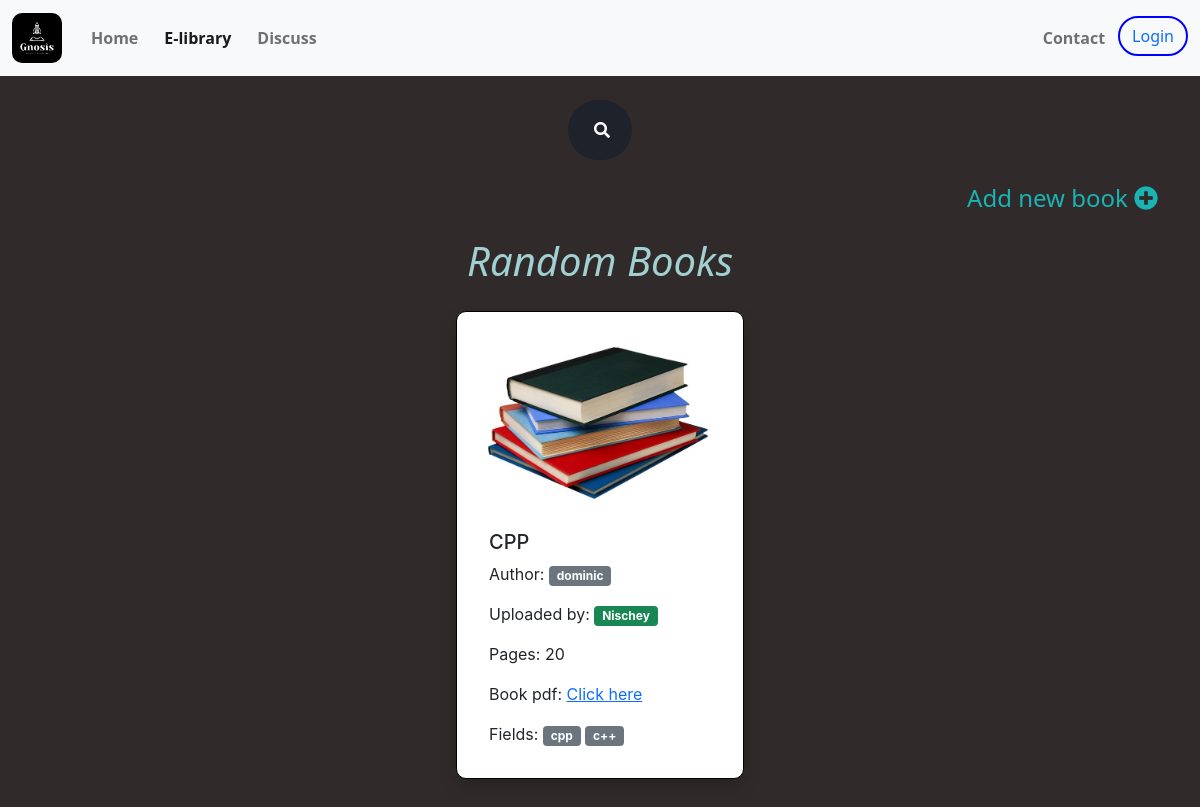
Page /all-books on the earlier database version.
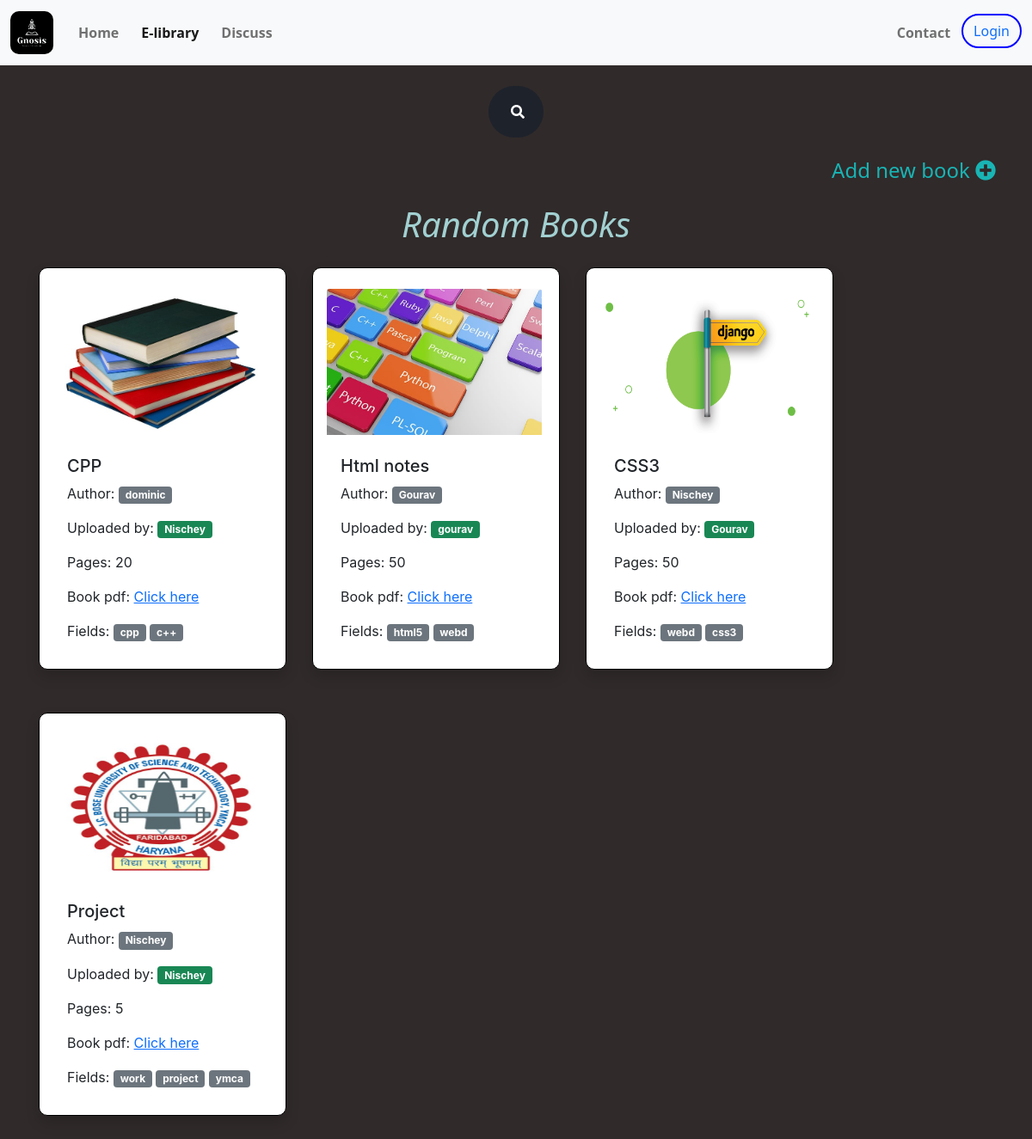
Same page on the later database version.
### mainapp/models.py (models this page shows, shortened)
class book(models.Model):
    name        = models.CharField(max_length = 200)
    author      = models.CharField( max_length = 100 )
    uploaded_by = models.ForeignKey( 'appuser' , on_delete = models.CASCADE)
    thumbnail   = models.ImageField(upload_to = "thumbnail/" , default = 'default_thumbnail.jpg')
    bookpdf     = models.FileField(upload_to= "book/")
    no_of_pages = models.IntegerField()
    tags        = TaggableManager()

class appuser(models.Model):
    username    = models.CharField(max_length=15)
    name        = models.CharField(max_length=15)
    email       = models.EmailField()
    slug        = models.SlugField()
    userimage   = models.ImageField(upload_to = "userimage/",default='default_profile.jpg')
    tags        = TaggableManager()
    def __str__(self):
        return self.name

### mainapp/views.py (the view, shortened to what this page needs)
# urls.py: path('all-books',       views.all_books,    name = "all_books"),
def all_books(request):
    context = {
        'object' : book.objects.all(),
    }
    return render(request, 'all_books.html', context)

### templates/all_books.html (shortened to what this page needs)
{% extends 'base.html' %}
{% load static %}
{% block link %}
<link rel="stylesheet" href="{% static 'css/main.css' %}">
<link rel="stylesheet" href="https://use.fontawesome.com/releases/v5.5.0/css/all.css"
>
{% endblock %}
{% block content %}
<div class="container">
    <div class="search-books my-2">
        <div class="my-4">
            <div class="d-flex justify-content-center h-100">
                <form method="POST">
                    <div class="searchbar">
                        <input class="search_input" type="text" name="search_query"
                            placeholder="Search by keyword ex python , tech">
                        <a type="submit" class="search_icon"><i class="fas fa-search"></i></a>
                    </div>
                </form>
            </div>
        </div>
    </div>
    <div class="add-new">
        <h4 style="color: rgb(25, 180, 180); text-align: right;">Add new book
            <i type="button" data-bs-toggle="modal" data-bs-target="#exampleModal"  class="fas fa-plus-circle"></i>
        </h4>
    </div>
    <div class="random-books my-4" style="display:flex; justify-content: center; align-items: center;">
        <div>
            <h1 style="color: rgb(162, 208, 209); text-align: center; font-style: italic;">Random Books </h1>
            <div class="row my-4">
                {% for obj in object %}
                <div class="card col-md-4 shadow p-3 mb-5 bg-body"
                    style="width: 18rem; border-radius: 10px; margin: 2px 15px; border: solid 1px black;">
                    <img src="{{obj.thumbnail.url}}" class="card-img-top my-2" alt="{{obj.name}}"
                        style="width: 250px; height: 170px;">
                    <div class="card-body">
                        <h5 class="card-title">{{obj.name}}</h5>
                        <p class="card-text">Author: <span class="badge bg-secondary">{{obj.author}}</span></p>
                        <p class="card-text">Uploaded by: <a href="{% url 'user_info' obj.uploaded_by.slug %}"><span
                                    class="badge bg-success">{{obj.uploaded_by}}</span></p></a>
                        <p class="card-text">Pages: {{obj.no_of_pages}}</p>
                        <p class="card-text">Book pdf: <a href="/media/{{obj.bookpdf}}" target="_blank"> Click here</a>
                        </p>
                        <p class="card-text">
                            Fields:
                            {% for tag in obj.tags.all %}
                            <span class="badge bg-secondary">{{tag}}</span>
                            {% endfor %}
                        </p>
                    </div>
                </div>
                {% endfor %}
            </div>
        </div>
    </div>
</div>
{% endblock %}

### templates/base.html (shortened to what this page needs)
<!doctype html>
<html lang="en">
{% load static %}
<head>
  <link href="https://cdn.jsdelivr.net/npm/bootstrap@5.0.0-beta2/dist/css/bootstrap.min.css" rel="stylesheet"
>
  {% block link%}
  {% endblock %}
</head>
<body>
  <nav class="navbar navbar-expand-lg navbar-light bg-light">
    <div class="container-fluid">
      <a class="navbar-brand" href="#"><img src="{% static 'images/wix.svg' %}" style="height: 50px; width: 50px; border-radius: 10px;"></a>
      <div class="collapse navbar-collapse" id="navbarSupportedContent">
        <ul class="navbar-nav me-auto mb-2 mb-lg-0">
          <li class="nav-item">
            <a class="nav-link" id="home" aria-current="page" href="{% url 'home' %}">Home</a>
          </li>
          <li class="nav-item">
            <a class="nav-link" id="books" aria-current="page" href="{% url 'all_books' %}">E-library</a>
          </li>
          <li class="nav-item">
            <a class="nav-link" id="doubts" aria-current="page" href="{% url 'all_doubts' %}">Discuss</a>
          </li>
        </ul>
        <div class="d-flex">
          <ul class="navbar-nav">
            <li class="nav-item">
              <a class="nav-link" href="{% url  'contact_us' %}">Contact</a>
            </li>
          </ul>
          {% if request.user.is_authenticated %}
          <a href="{% url 'user_info' request.user.username %}">
            <button type="button" class="auth btn btn-outline-primary my-2 my-sm-0 mx-2">
              My account
            </button>
          </a>
          <a href="{% url 'logout' %}">
            <button type="button" class="auth btn btn-outline-primary my-2 my-sm-0 ">
              Logout
            </button>
          </a>
          {% else %}
          <a href="{% url 'login' %}">
            <button type="button" class="auth btn btn-outline-primary my-2 my-sm-0 ">
              Login
            </button>
          </a>
          {% endif %}
        </div>
      </div>
    </div>
  </nav>
  {% block content %}
  {% endblock %}
</body>
</html>

### static/css/main.css (style rules this page uses)
.searchbar { margin-bottom: auto; margin-top: auto; height: 60px; background-color: #1e222b; border-radius: 30px; padding: 10px; }
.search_input { color: white; border: 0; outline: 0; background: none; width: 0; caret-color:transparent; line-height: 40px; transition: width 0.4s linear; }
.search_icon { height: 40px; width: 40px; float: right; display: flex; justify-content: center; align-items: center; border-radius: 50%; color:white; text-decoration:none; }
.random-books { display: flex; align-items: center; justify-content: center; }

### templates/base.html (style rules this page uses)
.nav-link { font-weight: 700; margin: 2px 5px; }
.active { color: black; }
.auth { border-radius: 50px; border: solid 2px blue; }
body { background-color: rgb(48, 42, 42); }

### templates/all_books.html (style rules this page uses)
.card { background-color: rgb(204, 196, 196); font-size: 16px; font-family: -apple-system, BlinkMacSystemFont, 'Segoe UI', Roboto, Oxygen, Ubuntu, Cantarell, 'Open Sans', 'Helvetica Neue', sans-serif; }

Differences in the rows shown:
added book: thumbnail (picture), name "Html notes", author "Gourav", uploaded_by "gourav", no_of_pages "50"
added Tag: name "html5", shown under "Html notes"
added Tag: name "webd"
added book: thumbnail (picture), name "CSS3", author "Nischey", uploaded_by "Gourav", no_of_pages "50"
added Tag: name "css3", shown under "CSS3"
added book: thumbnail (picture), name "Project", author "Nischey", uploaded_by "Nischey", no_of_pages "5"
added Tag: name "work", shown under "Project"
added Tag: name "project", shown under "Project"
added Tag: name "ymca", shown under "Project"
